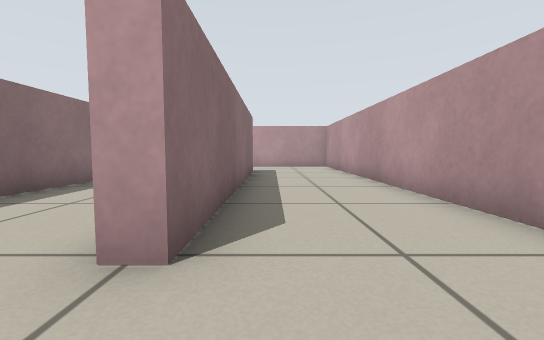
[1] (above)

20 first-person views from a walk through a Stage world. The camera is 0.39 m above the floor, tilts 4° down and sees 90° across. Floor lines are 1 m apart. The floor is counted in squares, 0.5 m on a side. Each view is taken from the middle of a square. On the plan, view 1 faces up. The plan holds only what a view shows up to about 10 squares ahead; the rest is blank. The robots in the file are not drawn.

[2]
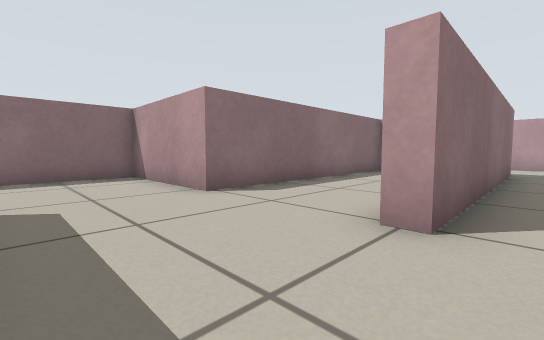

[3]
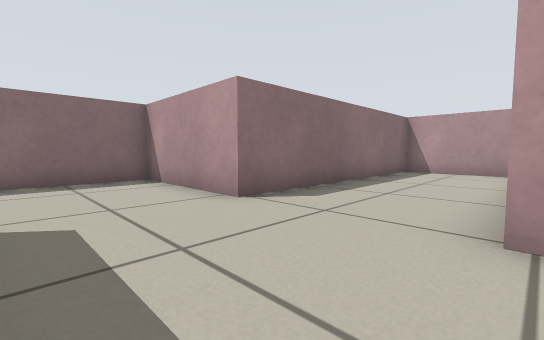

[4]
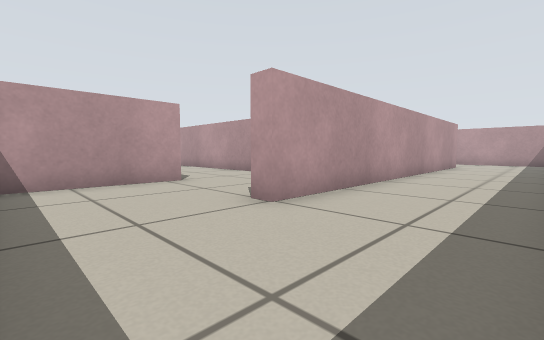

[5]
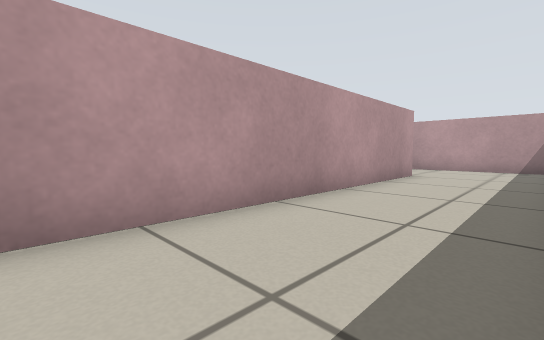

[6]
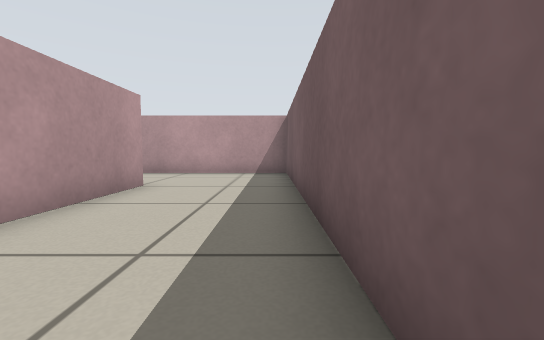

[7]
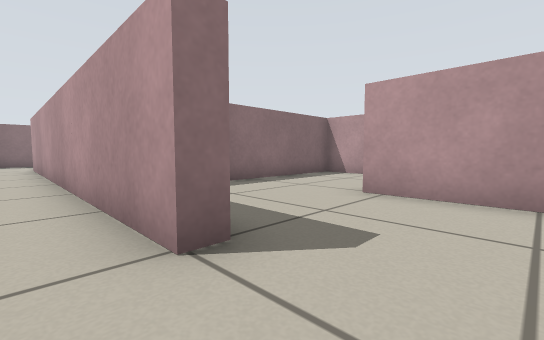

[8]
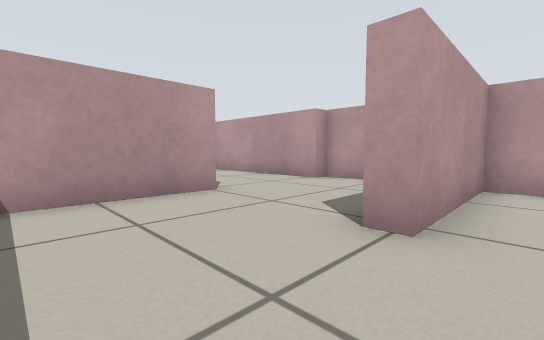

[9]
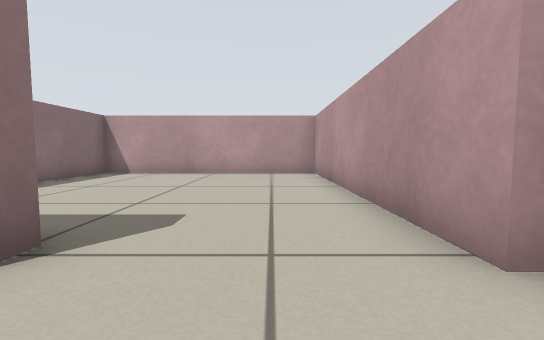

[10]
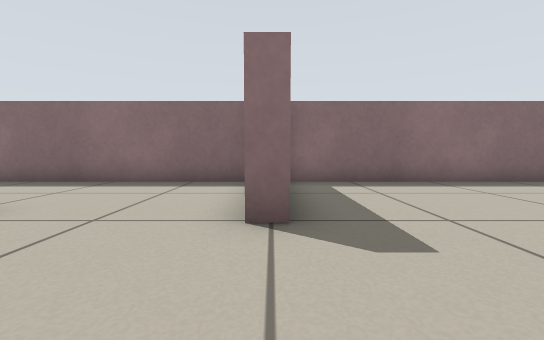

[11]
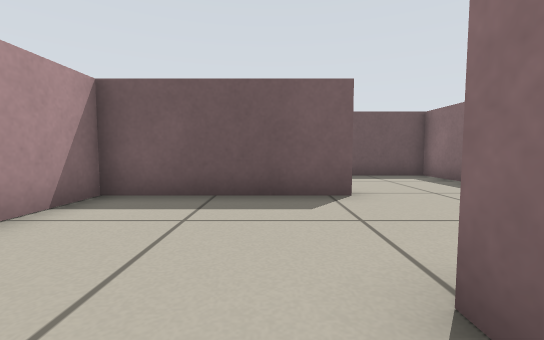

[12]
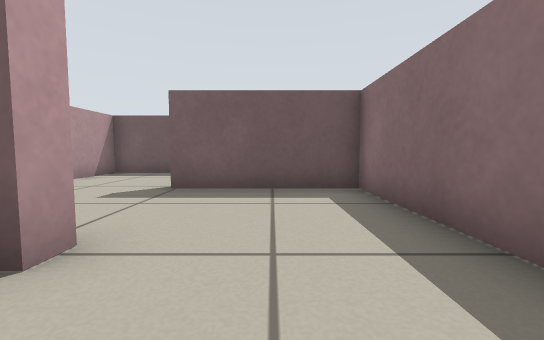

[13]
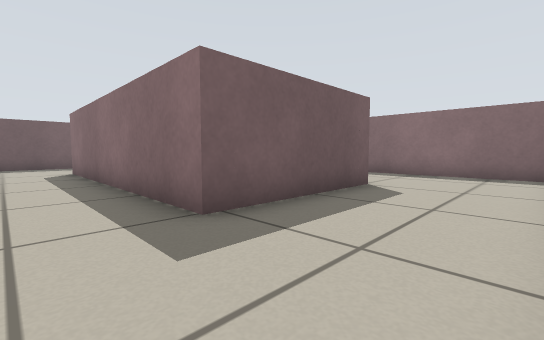

[14]
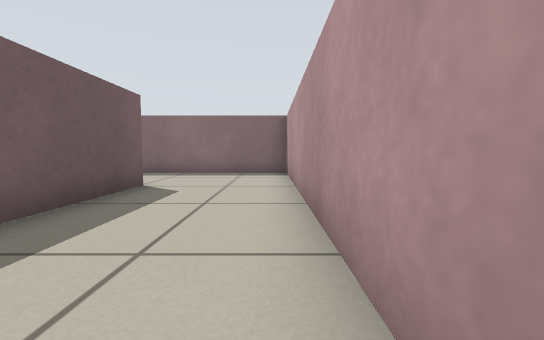

[15]
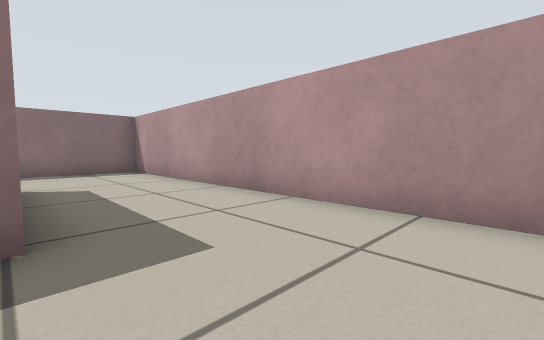

[16]
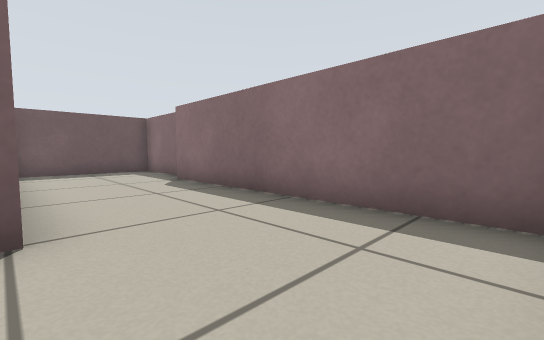

[17]
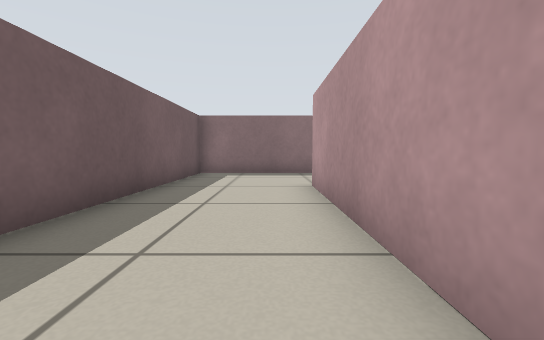

[18]
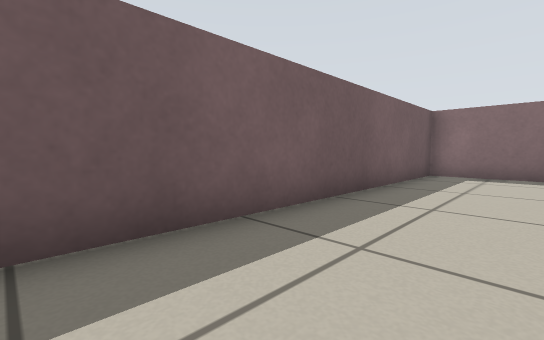

[19]
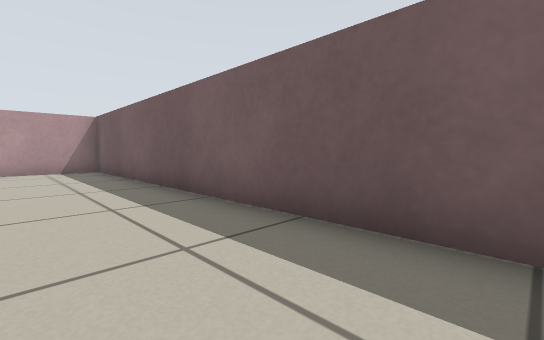

[20]
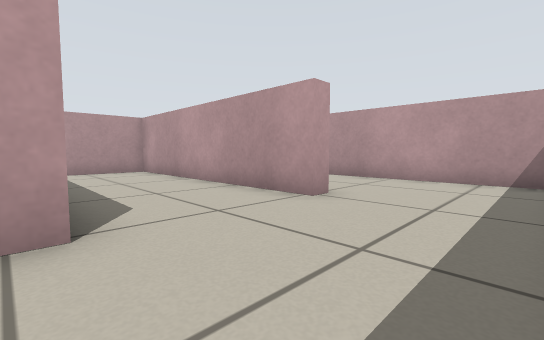

### Floor plan
Points are (right, up) in squares from view 1. A wall is a line through its corners. A room is listed if a view was taken in it or the views show most of it. See-through windows are left out.
Room 1 (views 1, 2, 3, 4, 5, 6, 7, 8, 9, 10, 11, 12, 13, 14, 15, 16, 17, 18, 19, 20)
walls: (2.7, -1.1) (2.7, 10.1); (7.1, 6.2) (7.1, 5.7) (3.2, 5.7) (3.2, -1.6) (7.1, -1.6) (7.1, -2.1) (-5.1, -2.1) (-5.1, -1.5); (-5.1, 10.1) (-0.7, 10.1) (-0.7, 1.8) (-1.2, 1.8) (-1.2, 9.6) (-4.6, 9.6) (-4.6, 1.8) (-8.5, 1.8) (-8.5, -5.5) (10.5, -5.5) (10.5, 1.8) (6.6, 1.8) (6.6, 2.3) (11, 2.3) (11, 5.7); (2.1, 13.5) (-8.5, 13.5) (-8.5, 5.6); (10.5, 5.7) (10.5, 13.5) (3.2, 13.5) (3.2, 6.4); (-8.6, 2.3) (-5.2, 2.3); (-9, 4.8) (-9, 2.8)

Positions as (right, up) in squares from view 1, and headings:
1: (0, 0), facing up
2: (0, -1), facing up-left
3: (-1, -1), facing up-left
4: (-8, -5), facing up-right
5: (-2, -5), facing up-right
6: (1, -5), facing right
7: (9, -3), facing up-left
8: (4, 1), facing up-right
9: (9, 4), facing up
10: (10, 6), facing left
11: (8, 7), facing down
12: (5, 4), facing down
13: (1, 13), facing down-left
14: (1, 13), facing left
15: (2, 10), facing up-left
16: (-5, 13), facing down-left
17: (1, -3), facing left
18: (1, -3), facing down-left
19: (-1, -3), facing down-right
20: (-5, -1), facing up-right
